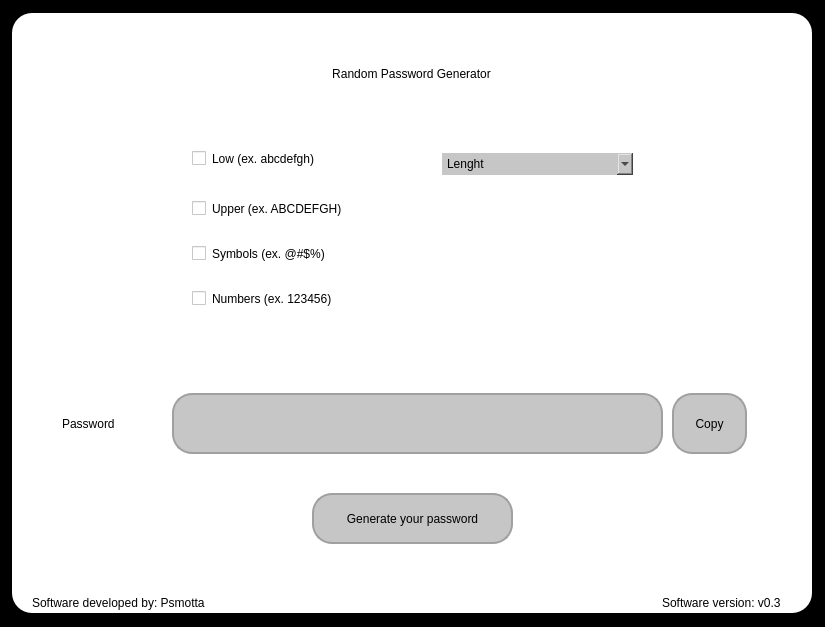
<?xml version="1.0" encoding="UTF-8"?>
<ui version="4.0">
 <class>window</class>
 <widget class="QMainWindow" name="window">
  <property name="geometry">
   <rect>
    <x>0</x>
    <y>0</y>
    <width>825</width>
    <height>627</height>
   </rect>
  </property>
  <property name="minimumSize">
   <size>
    <width>825</width>
    <height>627</height>
   </size>
  </property>
  <property name="windowTitle">
   <string>Password Generator</string>
  </property>
  <property name="windowIcon">
   <iconset resource="file_rc.qrc">
    <normaloff>:/Logo/icon/key2.ico</normaloff>:/Logo/icon/key2.ico</iconset>
  </property>
  <widget class="QWidget" name="centralwidget">
   <layout class="QVBoxLayout" name="verticalLayout">
    <property name="spacing">
     <number>0</number>
    </property>
    <property name="leftMargin">
     <number>0</number>
    </property>
    <property name="topMargin">
     <number>0</number>
    </property>
    <property name="rightMargin">
     <number>0</number>
    </property>
    <property name="bottomMargin">
     <number>0</number>
    </property>
    <item>
     <widget class="QFrame" name="all_frame">
      <property name="styleSheet">
       <string notr="true">
background-color: rgb(0, 0, 0);</string>
      </property>
      <property name="frameShape">
       <enum>QFrame::NoFrame</enum>
      </property>
      <property name="frameShadow">
       <enum>QFrame::Raised</enum>
      </property>
      <layout class="QHBoxLayout" name="horizontalLayout">
       <item>
        <widget class="QFrame" name="password_frame">
         <property name="maximumSize">
          <size>
           <width>800</width>
           <height>600</height>
          </size>
         </property>
         <property name="styleSheet">
          <string notr="true">background-color: rgb(255, 255, 255);
border-radius: 20px;</string>
         </property>
         <property name="frameShape">
          <enum>QFrame::NoFrame</enum>
         </property>
         <property name="frameShadow">
          <enum>QFrame::Raised</enum>
         </property>
         <widget class="QLabel" name="label_Tprincipal">
          <property name="geometry">
           <rect>
            <x>154</x>
            <y>30</y>
            <width>491</width>
            <height>61</height>
           </rect>
          </property>
          <property name="styleSheet">
           <string notr="true">font: 75 26pt &quot;Cambria&quot;;
background-position: center;</string>
          </property>
          <property name="frameShadow">
           <enum>QFrame::Sunken</enum>
          </property>
          <property name="text">
           <string>Random Password Generator</string>
          </property>
          <property name="alignment">
           <set>Qt::AlignCenter</set>
          </property>
         </widget>
         <widget class="QFrame" name="image">
          <property name="geometry">
           <rect>
            <x>0</x>
            <y>10</y>
            <width>151</width>
            <height>131</height>
           </rect>
          </property>
          <property name="styleSheet">
           <string notr="true">background-image: url(:/Logo/icon/key2.ico);
background-repeat: no-repeat;
background-position: center;</string>
          </property>
          <property name="frameShape">
           <enum>QFrame::NoFrame</enum>
          </property>
          <property name="frameShadow">
           <enum>QFrame::Raised</enum>
          </property>
         </widget>
         <widget class="QComboBox" name="Lenght">
          <property name="geometry">
           <rect>
            <x>430</x>
            <y>140</y>
            <width>191</width>
            <height>22</height>
           </rect>
          </property>
          <property name="styleSheet">
           <string notr="true">background-color: rgb(198, 198, 198);</string>
          </property>
          <property name="editable">
           <bool>false</bool>
          </property>
          <item>
           <property name="text">
            <string>Lenght</string>
           </property>
          </item>
          <item>
           <property name="text">
            <string>5</string>
           </property>
          </item>
          <item>
           <property name="text">
            <string>6</string>
           </property>
          </item>
          <item>
           <property name="text">
            <string>7</string>
           </property>
          </item>
          <item>
           <property name="text">
            <string>8</string>
           </property>
          </item>
          <item>
           <property name="text">
            <string>9</string>
           </property>
          </item>
          <item>
           <property name="text">
            <string>10</string>
           </property>
          </item>
          <item>
           <property name="text">
            <string>11</string>
           </property>
          </item>
          <item>
           <property name="text">
            <string>12</string>
           </property>
          </item>
          <item>
           <property name="text">
            <string>13</string>
           </property>
          </item>
          <item>
           <property name="text">
            <string>14</string>
           </property>
          </item>
          <item>
           <property name="text">
            <string>15</string>
           </property>
          </item>
          <item>
           <property name="text">
            <string>16</string>
           </property>
          </item>
          <item>
           <property name="text">
            <string>17</string>
           </property>
          </item>
          <item>
           <property name="text">
            <string>18</string>
           </property>
          </item>
          <item>
           <property name="text">
            <string>19</string>
           </property>
          </item>
          <item>
           <property name="text">
            <string>20</string>
           </property>
          </item>
          <item>
           <property name="text">
            <string>21</string>
           </property>
          </item>
          <item>
           <property name="text">
            <string>22</string>
           </property>
          </item>
          <item>
           <property name="text">
            <string>23</string>
           </property>
          </item>
          <item>
           <property name="text">
            <string>24</string>
           </property>
          </item>
          <item>
           <property name="text">
            <string>25</string>
           </property>
          </item>
          <item>
           <property name="text">
            <string>26</string>
           </property>
          </item>
          <item>
           <property name="text">
            <string>27</string>
           </property>
          </item>
          <item>
           <property name="text">
            <string notr="true">28</string>
           </property>
          </item>
          <item>
           <property name="text">
            <string>29</string>
           </property>
          </item>
          <item>
           <property name="text">
            <string>30</string>
           </property>
          </item>
         </widget>
         <widget class="QCheckBox" name="Low">
          <property name="geometry">
           <rect>
            <x>180</x>
            <y>130</y>
            <width>181</width>
            <height>31</height>
           </rect>
          </property>
          <property name="styleSheet">
           <string notr="true">font: 75 14pt &quot;Cambria&quot;;</string>
          </property>
          <property name="text">
           <string>Low (ex. abcdefgh)</string>
          </property>
         </widget>
         <widget class="QCheckBox" name="Upper">
          <property name="geometry">
           <rect>
            <x>180</x>
            <y>180</y>
            <width>221</width>
            <height>31</height>
           </rect>
          </property>
          <property name="styleSheet">
           <string notr="true">font: 75 14pt &quot;Cambria&quot;;</string>
          </property>
          <property name="text">
           <string>Upper (ex. ABCDEFGH)</string>
          </property>
         </widget>
         <widget class="QCheckBox" name="Symbols">
          <property name="geometry">
           <rect>
            <x>180</x>
            <y>230</y>
            <width>211</width>
            <height>21</height>
           </rect>
          </property>
          <property name="styleSheet">
           <string notr="true">font: 75 14pt &quot;Cambria&quot;;</string>
          </property>
          <property name="text">
           <string>Symbols (ex. @#$%)</string>
          </property>
         </widget>
         <widget class="QCheckBox" name="Number">
          <property name="geometry">
           <rect>
            <x>180</x>
            <y>270</y>
            <width>221</width>
            <height>31</height>
           </rect>
          </property>
          <property name="styleSheet">
           <string notr="true">font: 75 14pt &quot;Cambria&quot;;</string>
          </property>
          <property name="text">
           <string>Numbers (ex. 123456)</string>
          </property>
         </widget>
         <widget class="QLineEdit" name="password_text">
          <property name="geometry">
           <rect>
            <x>160</x>
            <y>380</y>
            <width>491</width>
            <height>61</height>
           </rect>
          </property>
          <property name="styleSheet">
           <string notr="true">background-color: rgb(198, 198, 198);
font: 75 12pt &quot;Arial&quot;;
border: 2px solid rgb(160, 160, 160);</string>
          </property>
          <property name="alignment">
           <set>Qt::AlignCenter</set>
          </property>
         </widget>
         <widget class="QLabel" name="label_Tpassword">
          <property name="geometry">
           <rect>
            <x>50</x>
            <y>390</y>
            <width>101</width>
            <height>41</height>
           </rect>
          </property>
          <property name="styleSheet">
           <string notr="true">font: 75 17pt &quot;Cambria&quot;;
background-position: center;
border-radius: 0 px;</string>
          </property>
          <property name="text">
           <string>Password</string>
          </property>
         </widget>
         <widget class="QPushButton" name="Button_generate">
          <property name="geometry">
           <rect>
            <x>300</x>
            <y>480</y>
            <width>201</width>
            <height>51</height>
           </rect>
          </property>
          <property name="styleSheet">
           <string notr="true">QPushButton {
	background-color: rgb(198, 198, 198);
	font: 75 12pt &quot;Cambria&quot;;
	border: 2px solid rgb(160, 160, 160);
}

QPushButton:hover {
	background-color: rgb(160, 160, 160);
	font: 75 12pt &quot;Cambria&quot;;
}

QPushButton:pressed {
	background-color: rgb(230, 230, 230);
	font: 75 12pt &quot;Cambria&quot;;
}</string>
          </property>
          <property name="text">
           <string>Generate your password</string>
          </property>
         </widget>
         <widget class="QPushButton" name="Button_Copy">
          <property name="geometry">
           <rect>
            <x>660</x>
            <y>380</y>
            <width>75</width>
            <height>61</height>
           </rect>
          </property>
          <property name="styleSheet">
           <string notr="true">QPushButton {
	background-color: rgb(198, 198, 198);
	font: 75 12pt &quot;Cambria&quot;;
	border: 2px solid rgb(160, 160, 160);
}

QPushButton:hover {
	background-color: rgb(160, 160, 160);
	font: 75 12pt &quot;Cambria&quot;;
}

QPushButton:pressed {
	background-color: rgb(230, 230, 230);
	font: 75 12pt &quot;Cambria&quot;;
}</string>
          </property>
          <property name="text">
           <string>Copy</string>
          </property>
         </widget>
         <widget class="QLabel" name="label_Psmotta">
          <property name="geometry">
           <rect>
            <x>20</x>
            <y>580</y>
            <width>181</width>
            <height>20</height>
           </rect>
          </property>
          <property name="styleSheet">
           <string notr="true">font: 75 10pt &quot;Cambria&quot;;
background-position: center;
border-radius: 20 px;</string>
          </property>
          <property name="text">
           <string>Software developed by: Psmotta</string>
          </property>
         </widget>
         <widget class="QLabel" name="label_Version">
          <property name="geometry">
           <rect>
            <x>650</x>
            <y>580</y>
            <width>131</width>
            <height>20</height>
           </rect>
          </property>
          <property name="styleSheet">
           <string notr="true">font: 75 10pt &quot;Cambria&quot;;
background-position: center;
border-radius: 20 px;</string>
          </property>
          <property name="text">
           <string>Software version: v0.3</string>
          </property>
         </widget>
        </widget>
       </item>
      </layout>
     </widget>
    </item>
   </layout>
  </widget>
 </widget>
 <resources>
  <include location="file_rc.qrc"/>
 </resources>
 <connections/>
</ui>
